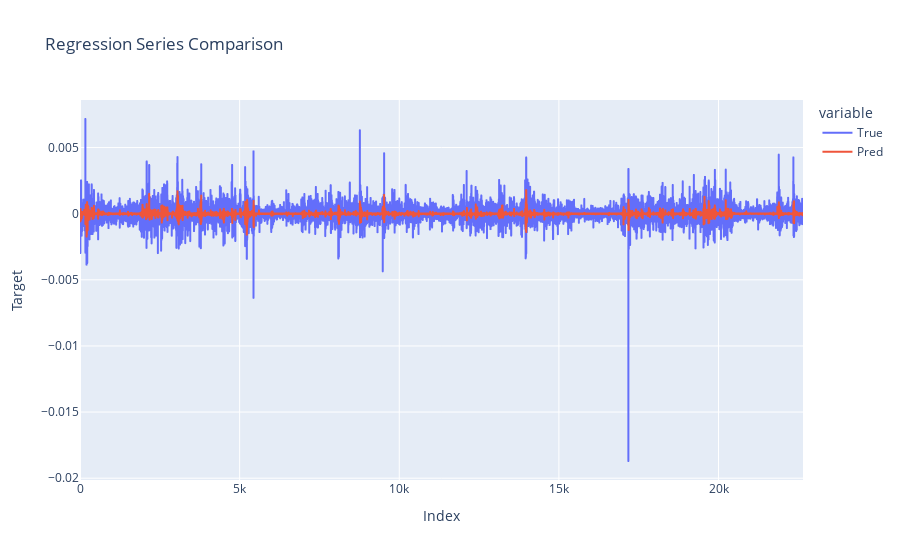

Here is the notebook cell this chart was saved with:
### Code cell
y_trian_reg_pred = regLGBM_model.predict(x_train_reg)
plot_regression_series(y_train_reg,y_trian_reg_pred)

### Figure 1 — Plotly figure (JSON) as saved in the notebook; plotly's stock layout.template omitted (floating-point values rounded to 4 significant figures; data arrays with more than 128 entries replaced by an {"elided": "..."} marker saying what was removed)
{"data": [{"hovertemplate": "variable=True<br>Index=%{x}<br>Target=%{y}<extra></extra>", "legendgroup": "True", "line": {"color": "#636efa", "dash": "solid"}, "marker": {"symbol": "circle"}, "mode": "lines", "name": "True", "showlegend": true, "type": "scattergl", "x": {"elided": "22647 int values"}, "xaxis": "x", "y": {"elided": "22647 float values"}, "yaxis": "y"}, {"hovertemplate": "variable=Pred<br>Index=%{x}<br>Target=%{y}<extra></extra>", "legendgroup": "Pred", "line": {"color": "#EF553B", "dash": "solid"}, "marker": {"symbol": "circle"}, "mode": "lines", "name": "Pred", "showlegend": true, "type": "scattergl", "x": {"elided": "22647 int values"}, "xaxis": "x", "y": {"elided": "22647 float values"}, "yaxis": "y"}], "layout": {"legend": {"title": {"text": "variable"}, "tracegroupgap": 0}, "title": {"text": "Regression Series Comparison"}, "xaxis": {"anchor": "y", "domain": [0, 1], "title": {"text": "Index"}}, "yaxis": {"anchor": "x", "domain": [0, 1], "title": {"text": "Target"}}}}
